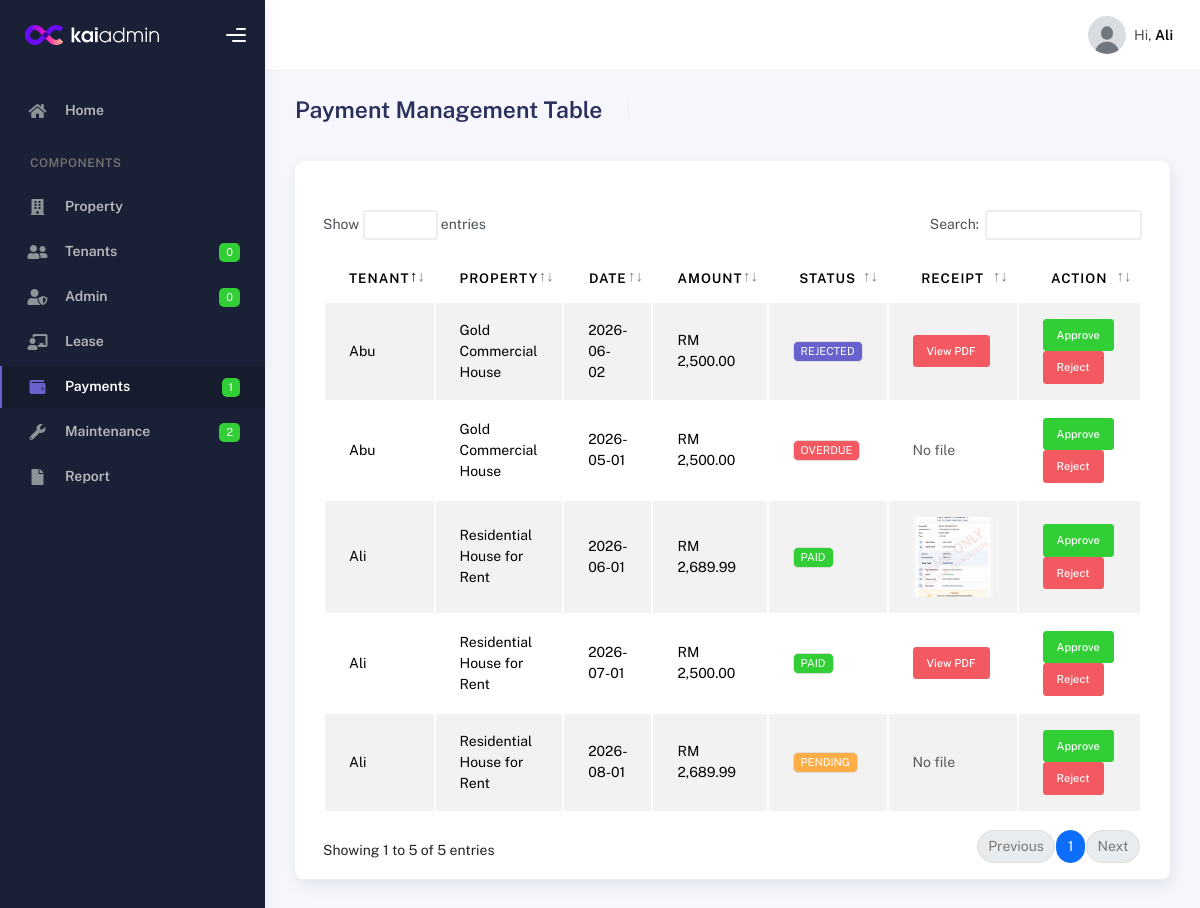
The page /Admin/tables/payments.php (signed in) on the database its author committed.
### tables this page shows
CREATE TABLE `users` (
  `user_id` int(11) NOT NULL,
  `full_name` varchar(100) NOT NULL,
  `pictures` varchar(255) NOT NULL,
  `email` varchar(100) NOT NULL,
  `phone_number` varchar(20) DEFAULT NULL,
  `password` varchar(255) NOT NULL,
  `role` enum('admin','tenant') NOT NULL,
  `status` enum('active','inactive') DEFAULT 'active',
  `created_at` timestamp NOT NULL DEFAULT current_timestamp(),
  `is_read` tinyint(1) DEFAULT 0
);

CREATE TABLE `payments` (
  `payment_id` int(11) NOT NULL,
  `lease_id` int(11) NOT NULL,
  `payment_date` date NOT NULL,
  `payment_amount` decimal(10,2) NOT NULL,
  `payment_method` enum('bank_transfer','cash','online_banking','ewallet') DEFAULT NULL,
  `payment_status` enum('paid','pending','overdue','rejected') DEFAULT 'pending',
  `receipt_file` varchar(255) DEFAULT NULL,
  `remarks` text DEFAULT NULL,
  `created_at` timestamp NOT NULL DEFAULT current_timestamp()
);

CREATE TABLE `properties` (
  `property_id` int(11) NOT NULL,
  `property_name` varchar(100) NOT NULL,
  `property_type` enum('residential','commercial') NOT NULL,
  `address` text NOT NULL,
  `rental_price` decimal(10,2) NOT NULL,
  `number_of_rooms` int(11) DEFAULT NULL,
  `property_description` text DEFAULT NULL,
  `occupancy_status` enum('available','rented') DEFAULT 'available',
  `property_image` varchar(255) DEFAULT NULL,
  `activation` enum('active','inactive') NOT NULL,
  `created_at` timestamp NOT NULL DEFAULT current_timestamp()
);

### Admin/tables/payments.php (the view, shortened to what this page needs)
<?php
include '..\databaseconnection.php';
$userId = $_SESSION['user_id'];
$newTenantQuery = mysqli_query(
    $conn,
    "SELECT COUNT(*) AS total
     FROM users
     WHERE role='tenant' AND is_read = 0"
);
$newTenants = mysqli_fetch_assoc($newTenantQuery)['total'];
$adminQuery = mysqli_query(
    $conn,
    "SELECT full_name, email, pictures, status
     FROM users
     WHERE user_id = $userId"
);
$admin = mysqli_fetch_assoc($adminQuery);
$newAdminQuery = mysqli_query(
    $conn,
    "SELECT COUNT(*) AS total
     FROM users
     WHERE role='admin' AND is_read = 0"
);
$newAdmins = mysqli_fetch_assoc($newAdminQuery)['total'];
$paymentQuery = mysqli_query(
    $conn,
    "SELECT COUNT(*) AS total FROM payments WHERE payment_status = 'pending'"
);
$newPayments = mysqli_fetch_assoc($paymentQuery)['total'];
$newMaintenanceQuery = mysqli_query(
    $conn,
    "SELECT COUNT(*) AS total
     FROM maintenance_requests
     WHERE request_status = 'pending'"
);
$newMaintenance = mysqli_fetch_assoc($newMaintenanceQuery)['total'];
$result = mysqli_query($conn, "
    SELECT p.*, u.full_name, pr.property_name
    FROM payments p
    JOIN leases l ON p.lease_id = l.lease_id
    JOIN users u ON l.tenant_id = u.user_id
    JOIN properties pr ON l.property_id = pr.property_id
    ORDER BY p.created_at DESC
");
?>
<!DOCTYPE html>
<html lang="en">
  <head>
    <link rel="stylesheet" href="../assets/css/bootstrap.min.css" />
    <link rel="stylesheet" href="../assets/css/plugins.min.css" />
    <link rel="stylesheet" href="../assets/css/kaiadmin.min.css" />
  </head>
  <body>
    <div class="wrapper">
      <div class="sidebar" data-background-color="dark">
        <div class="sidebar-logo">
          <div class="logo-header" data-background-color="dark">
            <a href="../admindashboard.php" class="logo">
              <img
                src="../assets/img/kaiadmin/logo_light.svg"
                alt="navbar brand"
                class="navbar-brand"
                height="20"
              />
            </a>
            <div class="nav-toggle">
              <button class="btn btn-toggle toggle-sidebar">
                <i class="gg-menu-right"></i>
              </button>
            </div>
          </div>
        </div>
        <div class="sidebar-wrapper scrollbar scrollbar-inner">
          <div class="sidebar-content">
            <ul class="nav nav-secondary">
              <li class="nav-item">
                <a href="..\admindashboard.php" class="collapsed" aria-expanded="false">
                  <i class="fas fa-home"></i>
                  <p>Home</p>
                </a>
              </li>
              <li class="nav-section">
                <h4 class="text-section">Components</h4>
              </li>
              <li class="nav-item">
                <a href="propertymanagement.php">
                   <i class="fas fa-building"></i>
                  <p>Property</p>
                </a>
              </li>
              <li class="nav-item">
                <a href="tenantmanagement.php">
                   <i class="fas fa-user-friends"></i>
                  <p>Tenants</p>
                  <span class="badge badge-success"><?php echo $newTenants; ?></span>
                </a>
              </li>
              <li class="nav-item">
                <a href="adminmanagement.php">
                   <i class="fas fa-user-shield"></i>
                  <p>Admin</p>
                  <span class="badge badge-success"><?php echo $newAdmins; ?></span>
                </a>
              </li>
              <li class="nav-item">
                <a href="lease.php">
                  <i class="fas fa-chalkboard-teacher"></i>
                  <p>Lease</p>
                </a>
              </li>
              <li class="nav-item active">
                <a href="payments.php">
                  <i class="fas fa-wallet"></i>
                  <p>Payments</p>
                  <span class="badge badge-success"><?php echo $newPayments; ?></span>
                </a>
              </li>
              <li class="nav-item">
                <a href="maintenancerequest.php">
                   <i class="fas fa-wrench"></i>
                  <p>Maintenance</p>
                  <span class="badge badge-success"><?php echo $newMaintenance; ?></span>
                </a>
              </li>
              <li class="nav-item">
                <a href="reports.php">
                  <i class="fas fa-file"></i>
                  <p>Report</p>
                </a>
              </li>
            </ul>
          </div>
        </div>
      </div>
      <div class="main-panel">
        <div class="main-header">
          <nav class="navbar navbar-header navbar-header-transparent navbar-expand-lg border-bottom">
            <div class="container-fluid">
              <ul class="navbar-nav topbar-nav ms-md-auto align-items-center">
                <li class="nav-item topbar-user dropdown hidden-caret">
                  <a class="dropdown-toggle profile-pic" data-bs-toggle="dropdown" href="#" aria-expanded="false">
                    <div class="avatar-sm">
                      <img
                        src="../<?php echo htmlspecialchars($admin['pictures']); ?>"
                        alt="..."
                        class="avatar-img rounded-circle"
                      />
                    </div>
                    <span class="profile-username">
                      <span class="op-7">Hi,</span>
                      <span class="fw-bold"><?php echo $admin['full_name']; ?></span>
                    </span>
                  </a>
                </li>
              </ul>
            </div>
          </nav>
        </div>
        <div class="container">
          <div class="page-inner">
            <div class="page-header">
              <h3 class="fw-bold mb-3">Payment Management Table</h3>
              <ul class="breadcrumbs mb-3">
              </ul>
            </div>
            <div class="row">
            <div class="col-md-12">
                <div class="col-md-12">
                <div class="card">
                  <div class="card-header">
                  <div class="card-body">
                    </div>
                    <div class="table-responsive">
                      <table
                        id="add-row"
                        class="display table table-striped table-hover"
                      >
                        <thead>
                          <tr style="text-align: center">
                            <th>Tenant</th>
                            <th>Property</th>
                            <th>Date</th>
                            <th>Amount</th>
                            <th>Status</th>
                            <th>Receipt</th>
                            <th style="width: 20%">Action</th>
                          </tr>
                        </thead>
                        <tbody>
                        <?php while ($row = mysqli_fetch_assoc($result)) { ?>
                        <tr>
                          <td><?= htmlspecialchars($row['full_name']) ?></td>
                          <td><?= htmlspecialchars($row['property_name']) ?></td>
                          <td><?= $row['payment_date'] ?></td>
                          <td>RM <?= number_format($row['payment_amount'],2) ?></td>
                          <td>
                          <?php
                            $status = strtolower($row['payment_status']);
                            if ($status == 'paid') {
                                $color = 'success';
                            } elseif ($status == 'pending') {
                                $color = 'warning';
                            } elseif ($status == 'rejected') {
                                $color = 'secondary';
                            } elseif ($status == 'overdue') {
                                $color = 'danger';
                            } else {
                                $color = 'dark';
                            }
                            ?>
                          <span class="badge bg-<?= $color ?>">
                              <?= strtoupper($status) ?>
                          </span>
                          </td>
                          <td>
                          <?php
                            $filePath = $row['receipt_file'];
                            $file = "../" . $filePath;
                            $ext = strtolower(pathinfo($file, PATHINFO_EXTENSION));
                            ?>
                            <?php if (!empty($filePath)) { ?>
                                <?php if (in_array($ext, ['jpg','jpeg','png'])) { ?>
                                    <img src="<?= $file ?>"
                                        style="width:80px; height:80px; object-fit:cover; cursor:pointer"
                                        data-bs-toggle="modal"
                                        data-bs-target="#img<?= $row['payment_id'] ?>">
                                <?php } elseif ($ext === 'pdf') { ?>
                                    <a href="<?= $file ?>"
                                      target="_blank"
                                      class="btn btn-sm btn-danger">
                                      View PDF
                                    </a>
                                <?php } else { ?>
                                    <span class="text-muted">Unsupported file</span>
                                <?php } ?>
                            <?php } else { ?>
                                <span class="text-muted">No file</span>
                          <?php } ?>
                          </td>
                          <td>
                          <a href="paymentstatus.php?id=<?= $row['payment_id'] ?>&status=paid" class="btn btn-success btn-sm">
                          Approve
                          </a>
                          <button class="btn btn-danger btn-sm" data-bs-toggle="modal" data-bs-target="#rejected<?= $row['payment_id'] ?>">
                          Reject
                          </button>
                          </td>
                        </tr>
                        <?php } ?>
                      </tbody>
                      </table>
                    </div>
                  </div>
                </div>
              </div>
            </div>
          </div>
        </div>
      </div>
    </div>
  </body>
</html>

### rows shown on the page
users: pictures (picture), full_name "Ali"
payments: users.full_name "Ali", properties.property_name "Residential House for Rent", payment_date "2026-06-01", payment_amount "2,689.99", payment_status "PAID", receipt_file (picture)
payments: users.full_name "Ali", properties.property_name "Residential House for Rent", payment_date "2026-07-01", payment_amount "2,500.00", payment_status "PAID"
payments: users.full_name "Abu", properties.property_name "Gold Commercial House", payment_date "2026-06-02", payment_amount "2,500.00", payment_status "REJECTED"
payments: users.full_name "Abu", properties.property_name "Gold Commercial House", payment_date "2026-05-01", payment_amount "2,500.00", payment_status "OVERDUE", shows "No file"
payments: users.full_name "Ali", properties.property_name "Residential House for Rent", payment_date "2026-08-01", payment_amount "2,689.99", payment_status "PENDING", shows "No file"

### other values the page prints
$newTenants "0"
$newAdmins "0"
$newPayments "1"
$newMaintenance "2"
